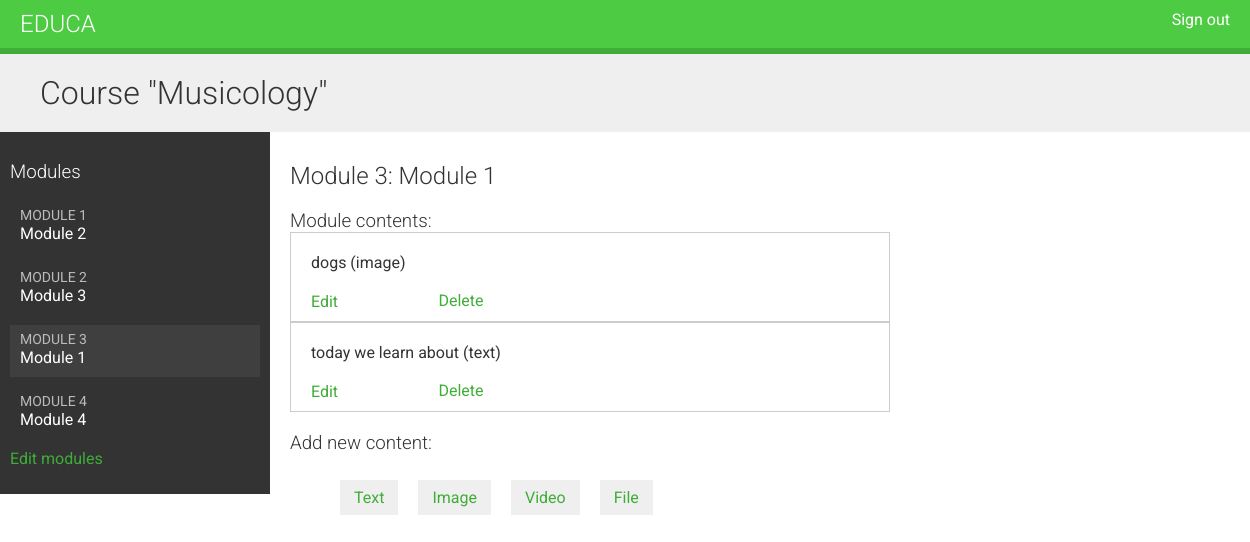
The page /course/module/1/ (signed in) on the database its author committed.
### courses/models.py (models this page shows, shortened)
class Course(models.Model):
    owner = models.ForeignKey(
        User, related_name="courses_created", on_delete=models.CASCADE
    )
    subject = models.ForeignKey(
        Subject, related_name="courses", on_delete=models.CASCADE
    )
    title = models.CharField(max_length=200)
    slug = models.SlugField(max_length=200, unique=True)
    overview = models.TextField()
    created = models.DateTimeField(auto_now_add=True)
    students = models.ManyToManyField(User, related_name="courses_joined", blank=True)
    class Meta:
        ordering = ["-created"]

class Module(models.Model):
    course = models.ForeignKey(Course, related_name="modules", on_delete=models.CASCADE)
    title = models.CharField(max_length=200)
    description = models.TextField(blank=True)
    order = OrderField(blank=True, for_fields=["course"])
    class Meta:
        ordering = ["order"]

class Content(models.Model):
    module = models.ForeignKey(
        Module, related_name="contents", on_delete=models.CASCADE
    )
    content_type = models.ForeignKey(
        ContentType,
        on_delete=models.CASCADE,
        limit_choices_to={"model__in": ("text", "video", "image", "file")},
    )
    object_id = models.PositiveIntegerField()
    item = GenericForeignKey("content_type", "object_id")
    order = OrderField(blank=True, for_fields=["module"])
    class Meta:
        ordering = ["order"]

class ItemBase(models.Model):
    owner = models.ForeignKey(
        User, related_name="%(class)s_related", on_delete=models.CASCADE
    )
    title = models.CharField(max_length=250)
    created = models.DateTimeField(auto_now_add=True)
    updated = models.DateTimeField(auto_now=True)
    class Meta:
        abstract = True
    def __str__(self):
        return self.title

class Image(ItemBase):
    file = models.FileField(upload_to="images")

class Text(ItemBase):
    content = models.TextField()

### courses/views.py (the view)
class ModuleContentListView(TemplateResponseMixin, View):
    template_name = "courses/manage/module/content_list.html"
    def get(self, request, module_id):
        module = get_object_or_404(Module, id=module_id, course__owner=request.user)
        return self.render_to_response({"module": module})

### courses/templatetags/course.py (called while the page is built)
@register.filter
def model_name(obj):
    try:
        return obj._meta.model_name
    except AttributeError:
        return None

### courses/templates/courses/manage/module/content_list.html (shortened to what this page needs)
{% extends "base.html" %}
{% load course %}
{% block content %}
{% with course=module.course %}
  <h1>Course "{{ course.title }}"</h1>
  <div class="contents">
    <h3>Modules</h3>
    <ul id="modules">
      {% for m in course.modules.all %}
        <li data-id="{{ m.id }}" {% if m == module %}class="selected"{% endif %}>
          <a href="{% url "module_content_list" m.id %}">
            <span>
              Module <span class="order">{{ m.order|add:1 }}</span>
            </span>
            <br>
            {{ m.title }}
          </a>
        </li>
      {% empty %}
        <li>No modules yet.</li>
      {% endfor %}
    </ul>
    <p><a href="{% url "course_module_update" course.id %}">
    Edit modules</a></p>
  </div>
  <div class="module">
    <h2>Module {{ module.order|add:1 }}: {{ module.title }}</h2>
    <h3>Module contents:</h3>
    <div id="module-contents">
      {% for content in module.contents.all %}
        <div data-id="{{ content.id }}">
          {% with item=content.item %}
            <p>{{ item }} ({{ item|model_name }})</p>
            <a href="{% url "module_content_update" module.id item|model_name item.id %}">
              Edit
            </a>
            <form action="{% url "module_content_delete" content.id %}" method="post">
              <input type="submit" value="Delete">
            </form>
            {% endwith %}
        </div>
      {% empty %}
        <p>This module has no contents yet.</p>
      {% endfor %}
    </div>
    <h3>Add new content:</h3>
    <ul class="content-types">
      <li>
        <a href="{% url "module_content_create" module.id "text" %}">Text</a>
      </li>
      <li>
        <a href="{% url "module_content_create" module.id "image" %}">Image</a>
      </li>
      <li>
        <a href="{% url "module_content_create" module.id "video" %}">Video</a>
      </li>
      <li>
        <a href="{% url "module_content_create" module.id "file" %}">File</a>
      </li>
    </ul>
  </div>
{% endwith %}
{% endblock %}

### courses/static/css/base.css (style rules this page uses)
body { margin:0; font-family:'Roboto', sans-serif; font-weight:400; color:#333; }
a { color:#3fad37; text-decoration:none; }
ul { float:left; }
h1, h2, h3, h4, h5, h6 { font-family:'Roboto', sans-serif; font-weight:300; }
h1 { background:#efefef; width:100%; overflow:auto; padding:20px 0 20px 40px; margin:0; }
.module { padding:10px 20px; float:left; width:600px; }
.module h3 { margin:20px 0 0; padding:0; width:100%; }
.module p { margin:10px 0 20px; width:100%; float:left; }
.contents { width:20%; padding:10px; float:left; background:#333; color: #fff; font-family:'Roboto', sans-serif; }
.contents ul { list-style:none; margin:0; padding:0; width:100%; }
.contents ul li { margin:0 0 10px 0; padding:4px 10px 10px; overflow:auto; cursor:move; }
.contents ul li.selected { background:#3f3f3f; }
.contents ul span { text-transform:uppercase; color:#bbb; font-size:14px; }
.contents ul a { display:block; color:#fff; text-decoration:none; }
ul.content-types li { list-style:none; float:left; margin:10px; background:#efefef; padding:8px 14px; }
input, select, textarea { border:1px solid #ccc; border-bottom:3px solid #ccc; padding:8px 12px; font-size:16px; font-family:'Roboto', sans-serif; float:left; clear:both; width:300px; }
input[type=submit], a.button { border-radius:5px; background:#4dcc43; color:#fff; font-size:16px; text-transform:uppercase; border:none; padding:10px 20px; margin:20px 0; }
#module-contents div { padding:10px 20px; border:1px solid #ccc; background:#fff }
#module-contents form { margin:0; padding:0; }
#module-contents input[type=submit] { color:#3fad37; background:none; margin:-20px 0 0; padding:0; float:left; text-transform:none; }

### rows shown on the page
Course: title "Musicology"
Module: order|add "1", title "Module 2"
Module: order|add "2", title "Module 3"
Module: order|add "3", title "Module 1"
Module: order|add "4", title "Module 4"
Content: item "dogs", item|model_name "image"
Content: item "today we learn about", item|model_name "text"
